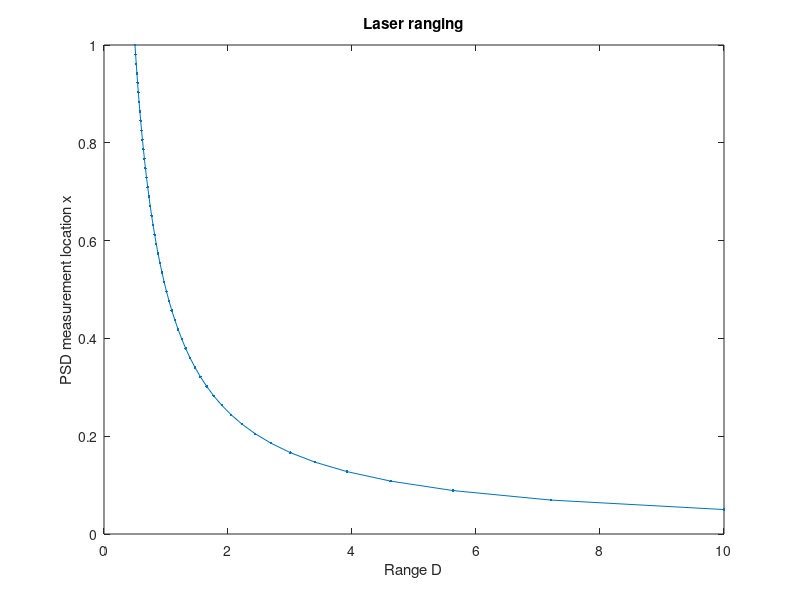
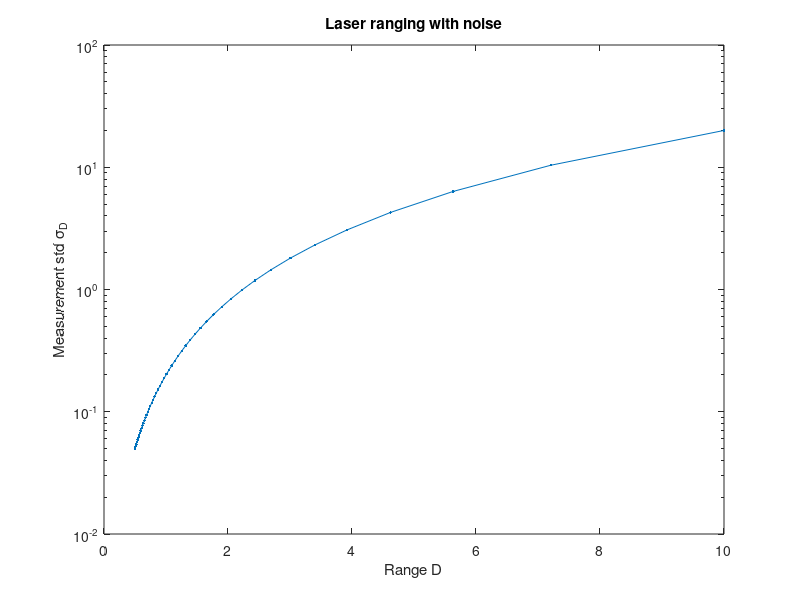

Recreate these plots in MATLAB, in order.
% Set our laser ranger instrument fixed parameters
f = 0.5;
L = 1.0;

% Q1a Laser ranging measurement equation
range = @(x) f*L./x;

% Q1b Plot ranges as a function of distance
xx = linspace(0.05, 1.0, 50);
DD = range(xx);
plot(DD, xx, '.-');
xlabel('Range D');
ylabel('PSD measurement location x');
title('Laser ranging');

% Q2
sigma_x = 0.1;
range_uncertainty = @(x) f*L./(x.*x)*sigma_x;
sDD = range_uncertainty(xx);
figure();
semilogy(DD, sDD, '.-');
xlabel('Range D');
ylabel('Measurement std \sigma_D');
title('Laser ranging with noise');
